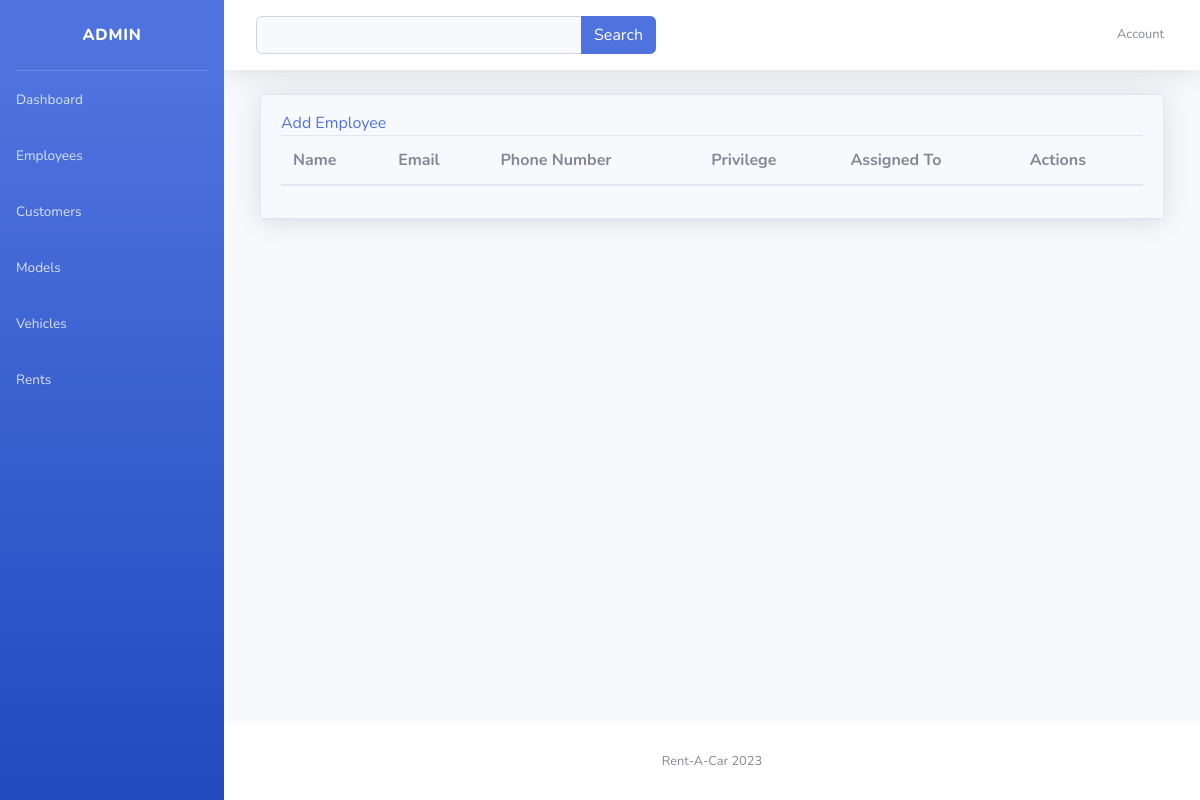
Page /employee_view on the earlier database version.
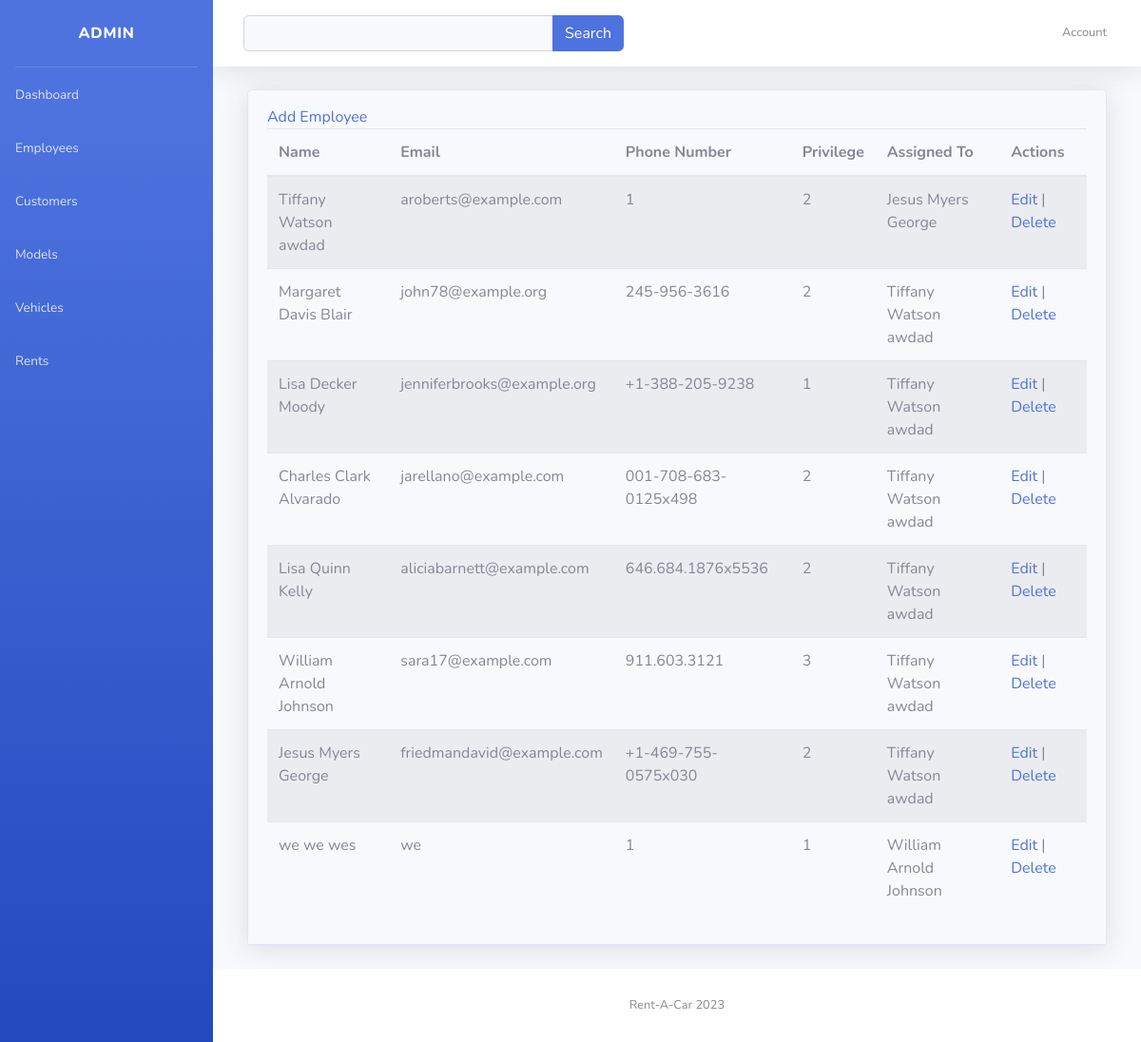
Same page on the later database version.
### BootStrapAdmin/models.py (models this page shows)
class BaseModel(models.Model):
    created_at = models.DateTimeField(
        auto_now_add=True, db_index=True
    )
    updated_at = models.DateTimeField(auto_now=True)
    class Meta:
        abstract = True

class Employee(BaseModel): # Related to Rent Table
    first_name = models.CharField(max_length=100, null=False, blank=False)
    middle_name = models.CharField(max_length=100, null=True, blank=True)
    last_name = models.CharField(max_length=100, null=False, blank=False)
    email_address = models.CharField(max_length = 100, null=False, blank=False)
    phone_number = models.CharField(max_length=100, null=False, blank=False)
    privilege = models.IntegerField(default=1, null=False, blank=False)
    in_charge = models.ForeignKey('self', null=True, blank=False, on_delete=models.CASCADE)
    def __str__(self):
        if (self.middle_name == None):
            m_name = ""
        else:
            m_name = self.middle_name
        return f'{self.first_name} {m_name} {self.last_name}'

### BootStrapAdmin/views.py (the view)
# urls.py: path('employee_view', EmployeeView.as_view(), name='employee-view'),
class EmployeeView(ListView):
    model = Employee
    context_object_name = 'employee'
    template_name = 'employees.html'
    paginate_by = 10
    def get_context_data(self, **kwargs):
        context = super().get_context_data(**kwargs)
        return context

### BootStrapAdmin/templates/employees.html (shortened to what this page needs)
{% extends 'Index.html' %}
{% load static %}
{% block content %}
    <a href="{% url 'employee-add' %}" class="add-btn">Add Employee</a>
    <table class="table table-hover table-striped">
        <thead>
            <tr>
                <th>Name</th>
                <th>Email</th>
                <th>Phone Number</th>
                <th>Privilege</th>
                <th>Assigned To</th>
                <th>Actions</th>
            </tr>
        </thead>
        <tbody>
            {% for x in employee %}
            <tr>
                <td>{{ x.first_name }} {{ x.middle_name }} {{ x.last_name }}</td>
                <td>{{ x.email_address }}</td>
                <td>{{ x.phone_number }}</td>
                <td>{{ x.privilege }}</td>
                <td>{{ x.in_charge }}</td>
                <td>
                    <a href="employee_view/{{ x.id }}">Edit</a> |
                    <a href="employee_view/{{ x.id }}/delete" >Delete</a>
                </td>
            </tr>
            {% endfor %}
        </tbody>
    </table>
{% endblock %}

Differences in the rows shown:
added Employee: first_name "Tiffany", middle_name "Watson", last_name "awdad", email_address "aroberts@example.com", phone_number "1", privilege "2", in_charge "Jesus Myers George"
added Employee: first_name "Margaret", middle_name "Davis", last_name "Blair", email_address "john78@example.org", phone_number "245-956-3616", privilege "2", in_charge "Tiffany Watson awdad"
added Employee: first_name "Lisa", middle_name "Decker", last_name "Moody", email_address "jenniferbrooks@example.org", phone_number "+1-388-205-9238", privilege "1", in_charge "Tiffany Watson awdad"
added Employee: first_name "Charles", middle_name "Clark", last_name "Alvarado", email_address "jarellano@example.com", phone_number "001-708-683-0125x498", privilege "2", in_charge "Tiffany Watson awdad"
added Employee: first_name "Lisa", middle_name "Quinn", last_name "Kelly", email_address "aliciabarnett@example.com", phone_number "646.684.1876x5536", privilege "2", in_charge "Tiffany Watson awdad"
added Employee: first_name "William", middle_name "Arnold", last_name "Johnson", email_address "sara17@example.com", phone_number "911.603.3121", privilege "3", in_charge "Tiffany Watson awdad"
added Employee: first_name "Jesus", middle_name "Myers", last_name "George", email_address "friedmandavid@example.com", phone_number "+1-469-755-0575x030", privilege "2", in_charge "Tiffany Watson awdad"
added Employee: first_name "we", middle_name "we", last_name "wes", email_address "we", phone_number "1", privilege "1", in_charge "William Arnold Johnson"
